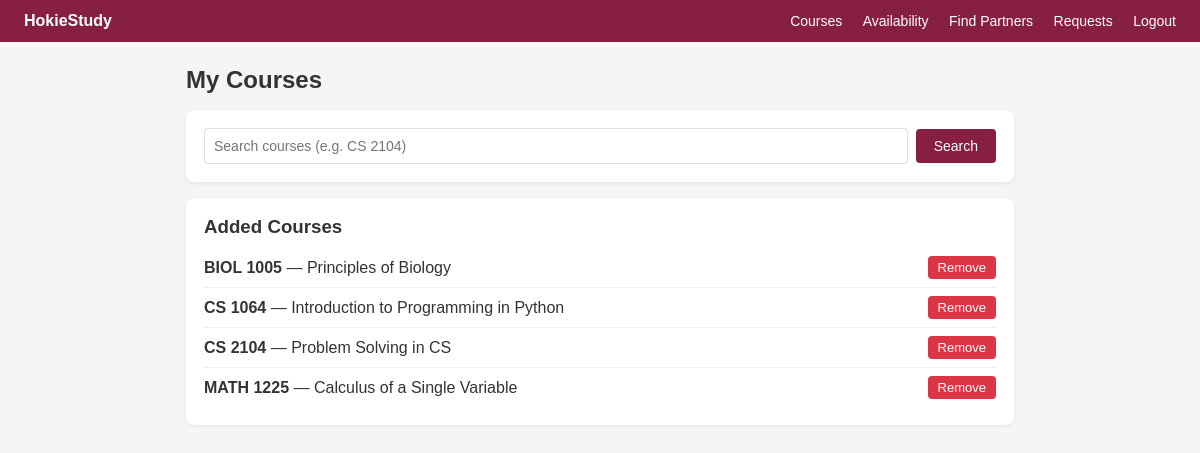
The page /courses (signed in) on the database its author committed.
### tables this page shows
CREATE TABLE user_courses (id INTEGER PRIMARY KEY, user_id INTEGER, course_id INTEGER, professor TEXT DEFAULT '');

CREATE TABLE courses (id INTEGER PRIMARY KEY, course_code TEXT, course_name TEXT, department TEXT);

### app.py (the view, shortened to what this page needs)
@app.route('/courses', methods=['GET','POST'])
@login_required
def courses():
    c = db()
    my_courses = c.execute('''SELECT uc.id, c.course_code, c.course_name, uc.professor FROM user_courses uc
                              JOIN courses c ON uc.course_id=c.id WHERE uc.user_id=?
                              ORDER BY c.course_code''', (session['uid'],)).fetchall()
    search = request.args.get('q', '')
    results = c.execute('SELECT * FROM courses WHERE LOWER(course_code) LIKE ? OR LOWER(course_name) LIKE ? LIMIT 15',
                        (f'%{search.lower()}%', f'%{search.lower()}%')).fetchall() if search else []
    c.close()
    return render_template('courses.html', my_courses=my_courses, results=results, search=search)

### app.py (called while the page is built)
def db():
    conn = sqlite3.connect(DB)
    conn.row_factory = sqlite3.Row  # so we can access columns by name instead of index
    return conn

def login_required(f):
    @wraps(f)
    def wrapped(*args, **kwargs):
        if 'uid' not in session: return redirect(url_for('login'))
        return f(*args, **kwargs)
    return wrapped

### templates/courses.html (shortened to what this page needs)
{% extends "base.html" %}
{% block content %}
<h2>My Courses</h2>
<div class="card">
  <form method="GET" class="row">
    <input name="q" value="{{ search }}" placeholder="Search courses (e.g. CS 2104)">
    <button>Search</button>
  </form>
</div>
<div class="card">
  <h3>Added Courses</h3>
  {% if my_courses %}
    {% for uc in my_courses %}
    <div class="result-row">
      <div>
        <span><b>{{ uc.course_code }}</b> — {{ uc.course_name }}</span>
      </div>
      <form method="POST">
        <button class="sm danger">Remove</button>
      </form>
    </div>
    {% endfor %}
  {% else %}<p class="gray">No courses added yet. Search above!</p>{% endif %}
</div>
{% endblock %}

### static/style.css (style rules this page uses)
* { box-sizing:border-box;margin:0;padding:0 }
body { font-family:Arial,sans-serif;background:#f5f5f5;color:#333 }
h2 { margin-bottom:16px }
.card { background:#fff;border-radius:8px;padding:18px;margin-bottom:16px;box-shadow:0 1px 4px rgba(0,0,0,.08) }
.card h3 { margin-bottom:10px }
button { background:#861F41;color:#fff;padding:9px 18px;border:none;border-radius:4px;cursor:pointer;font-size:14px }
button.sm { padding:4px 10px;font-size:13px }
button.danger { background:#dc3545 }
.row { display:flex;gap:8px;align-items:center }
.row input { flex:1;padding:9px;border:1px solid #ddd;border-radius:4px;font-size:14px }
.result-row { display:flex;justify-content:space-between;align-items:center;padding:8px 0;border-bottom:1px solid #eee }
.result-row:last-child { border:none }

### rows shown on the page
user_courses: course_code "BIOL 1005", course_name "Principles of Biology"
user_courses: course_code "CS 1064", course_name "Introduction to Programming in Python"
user_courses: course_code "CS 2104", course_name "Problem Solving in CS"
user_courses: course_code "MATH 1225", course_name "Calculus of a Single Variable"
